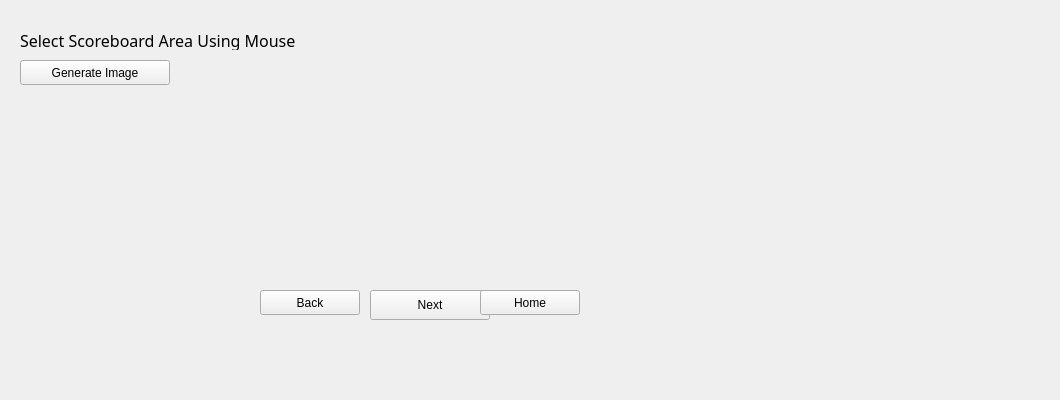
<?xml version="1.0" encoding="UTF-8"?>
<ui version="4.0">
 <class>SelectImage</class>
 <widget class="QMainWindow" name="SelectImage">
  <property name="geometry">
   <rect>
    <x>0</x>
    <y>0</y>
    <width>1060</width>
    <height>400</height>
   </rect>
  </property>
  <property name="windowTitle">
   <string>Cricket Highlight Generator</string>
  </property>
  <property name="windowIcon">
   <iconset>
    <normaloff>../cricket.png</normaloff>../cricket.png</iconset>
  </property>
  <property name="autoFillBackground">
   <bool>false</bool>
  </property>
  <property name="styleSheet">
   <string notr="true"/>
  </property>
  <widget class="QWidget" name="centralwidget">
   <widget class="QLabel" name="ins_label">
    <property name="geometry">
     <rect>
      <x>20</x>
      <y>30</y>
      <width>281</width>
      <height>20</height>
     </rect>
    </property>
    <property name="font">
     <font>
      <family>Rockwell</family>
      <pointsize>12</pointsize>
     </font>
    </property>
    <property name="text">
     <string>Select Scoreboard Area Using Mouse</string>
    </property>
   </widget>
   <widget class="QPushButton" name="btn_gen_img">
    <property name="enabled">
     <bool>true</bool>
    </property>
    <property name="geometry">
     <rect>
      <x>20</x>
      <y>60</y>
      <width>150</width>
      <height>25</height>
     </rect>
    </property>
    <property name="text">
     <string>Generate Image</string>
    </property>
   </widget>
   <widget class="QPushButton" name="btn_next">
    <property name="enabled">
     <bool>true</bool>
    </property>
    <property name="geometry">
     <rect>
      <x>370</x>
      <y>290</y>
      <width>120</width>
      <height>30</height>
     </rect>
    </property>
    <property name="text">
     <string>Next</string>
    </property>
   </widget>
   <widget class="QPushButton" name="btn_back">
    <property name="enabled">
     <bool>true</bool>
    </property>
    <property name="geometry">
     <rect>
      <x>260</x>
      <y>290</y>
      <width>100</width>
      <height>25</height>
     </rect>
    </property>
    <property name="text">
     <string>Back</string>
    </property>
   </widget>
   <widget class="QPushButton" name="btn_home">
    <property name="enabled">
     <bool>true</bool>
    </property>
    <property name="geometry">
     <rect>
      <x>480</x>
      <y>290</y>
      <width>100</width>
      <height>25</height>
     </rect>
    </property>
    <property name="text">
     <string>Home</string>
    </property>
   </widget>
  </widget>
 </widget>
 <resources/>
 <connections/>
</ui>
